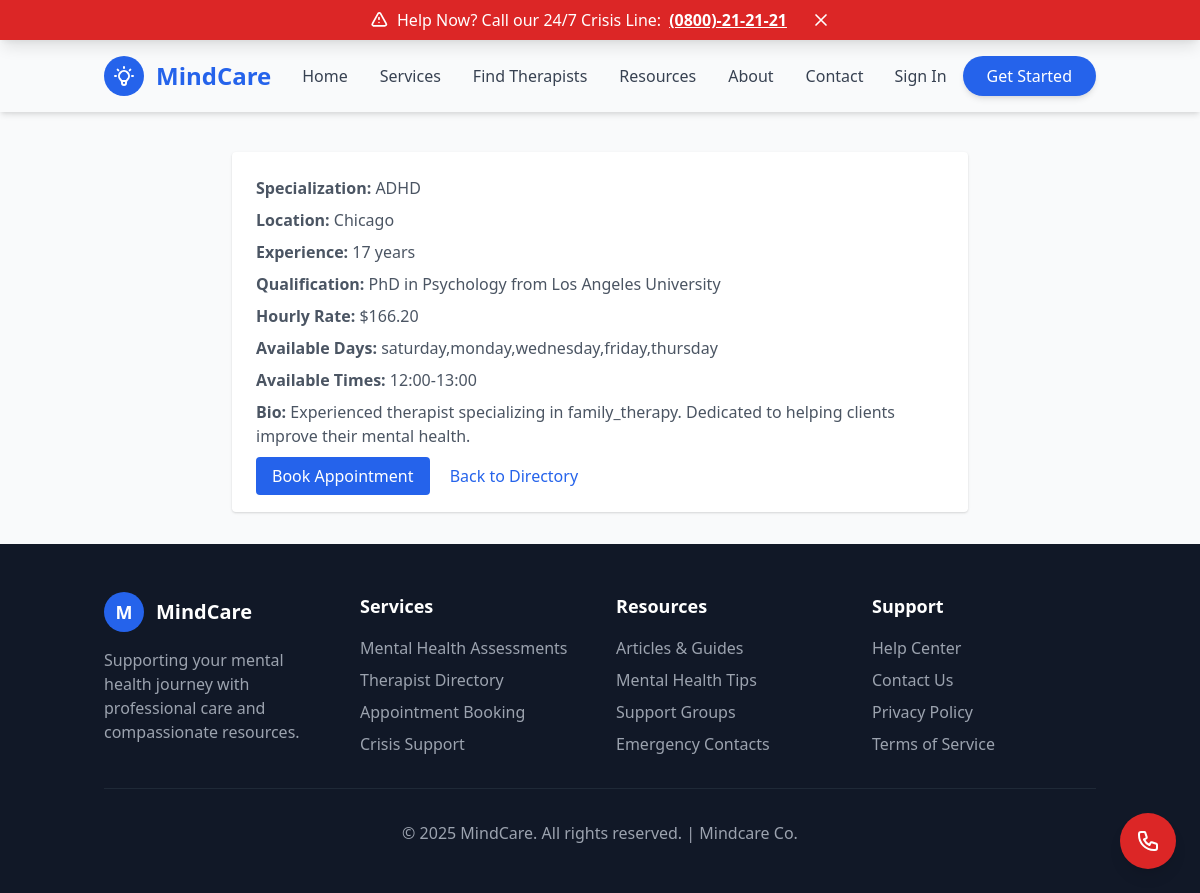
Page /therapists/10/ on the committed database.
### therapists/models.py (models this page shows, shortened)
class TherapistProfile(models.Model):
    SPECIALIZATION_CHOICES = [
        ('anxiety', 'Anxiety Disorders'),
        ('depression', 'Depression'),
        ('trauma', 'Trauma & PTSD'),
        ('relationships', 'Relationship Counseling'),
        ('addiction', 'Addiction Recovery'),
        ('grief', 'Grief & Loss'),
        ('eating_disorders', 'Eating Disorders'),
        ('bipolar', 'Bipolar Disorder'),
        ('ocd', 'OCD'),
        ('adhd', 'ADHD'),
        ('family_therapy', 'Family Therapy'),
        ('child_therapy', 'Child & Adolescent Therapy'),
        ('general', 'General Mental Health'),
    ]
    AVAILABILITY_CHOICES = [
        ('monday', 'Monday'),
        ('tuesday', 'Tuesday'),
        ('wednesday', 'Wednesday'),
        ('thursday', 'Thursday'),
        ('friday', 'Friday'),
        ('saturday', 'Saturday'),
        ('sunday', 'Sunday'),
    ]
    user = models.OneToOneField(User, on_delete=models.CASCADE, related_name='therapist_profile')
    specialization = models.CharField(max_length=50, choices=SPECIALIZATION_CHOICES)
    experience_years = models.IntegerField(
        validators=[MinValueValidator(0), MaxValueValidator(50)],
        help_text="Years of professional experience"
    )
    location = models.CharField(max_length=200)
    bio = models.TextField(blank=True, help_text="Professional biography")
    qualification = models.CharField(max_length=200, blank=True)
    license_number = models.CharField(max_length=50, blank=True)
    hourly_rate = models.DecimalField(max_digits=6, decimal_places=2, blank=True, null=True)
    available_days = models.CharField(
        max_length=100,
        blank=True,
        help_text="Comma-separated list of available days"
    )
    available_times = models.CharField(
        max_length=200,
        blank=True,
        help_text="Available time slots (e.g., 9:00-17:00)"
    )
    is_available = models.BooleanField(default=True)
    created_at = models.DateTimeField(auto_now_add=True)
    updated_at = models.DateTimeField(auto_now=True)
    @property
    def full_name(self):
        return f"{self.user.first_name} {self.user.last_name}"
    class Meta:
        ordering = ['-created_at']
        verbose_name = "Therapist Profile"
        verbose_name_plural = "Therapist Profiles"

### therapists/views.py (the view)
# urls.py: path('<int:pk>/', views.therapist_detail, name='therapist_detail'),
def therapist_detail(request, pk):
    therapist = get_object_or_404(TherapistProfile, pk=pk, is_available=True)
    context = {'therapist': therapist}
    return render(request, 'therapists/therapist_detail.html', context)

### templates/therapists/therapist_detail.html (shortened to what this page needs)
{% extends "base.html" %}
{% load static %}
{% block content %}
<div class="container mx-auto px-4 py-8 max-w-3xl">
    <div class="bg-white p-6 rounded shadow">
        <p class="text-gray-600 mb-2"><strong>Specialization:</strong> {{ therapist.get_specialization_display }}</p>
        <p class="text-gray-600 mb-2"><strong>Location:</strong> {{ therapist.location }}</p>
        <p class="text-gray-600 mb-2"><strong>Experience:</strong> {{ therapist.experience_years }} years</p>
        <p class="text-gray-600 mb-2"><strong>Qualification:</strong> {{ therapist.qualification|default:"N/A" }}</p>
        <p class="text-gray-600 mb-2"><strong>Hourly Rate:</strong> ${{ therapist.hourly_rate|default:"N/A" }}</p>
        <p class="text-gray-600 mb-2"><strong>Available Days:</strong> {{ therapist.available_days|default:"Not specified" }}</p>
        <p class="text-gray-600 mb-2"><strong>Available Times:</strong> {{ therapist.available_times|default:"Not specified" }}</p>
        <p class="text-gray-600 mb-4"><strong>Bio:</strong> {{ therapist.bio|default:"No bio provided" }}</p>
        <a href="{% url 'appointments:book_appointment' therapist.pk %}" class="bg-blue-600 text-white px-4 py-2 rounded hover:bg-blue-700">Book Appointment</a>
        <a href="{% url 'therapists:therapist_directory' %}" class="text-blue-600 hover:underline ml-4">Back to Directory</a>
    </div>
</div>
{% endblock %}

### rows in the picture
TherapistProfile: specialization "ADHD", location "Chicago", experience_years "17", qualification "PhD in Psychology from Los Angeles University", hourly_rate "166.20", available_days "saturday,monday,wednesday,friday,thursday", available_times "12:00-13:00", bio "Experienced therapist specializing in family_therapy. Dedicated to helping clients improve their mental health."
